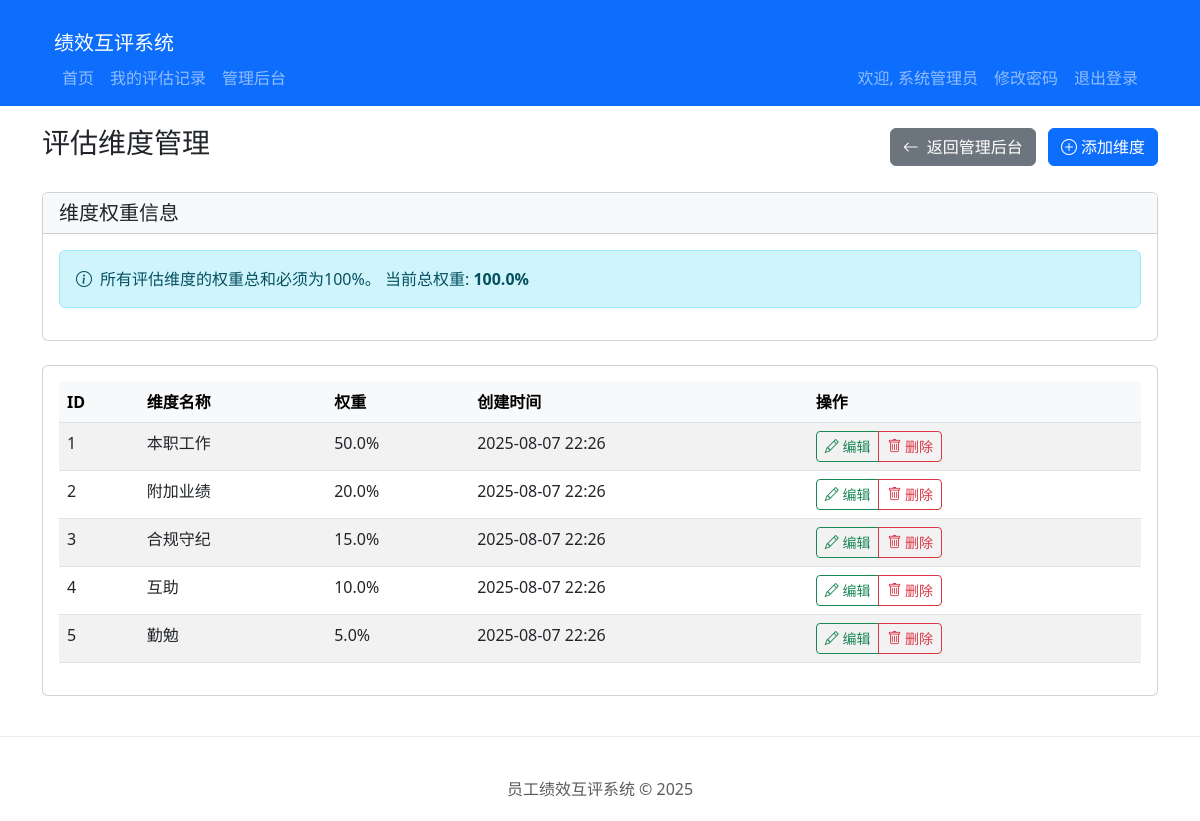
/admin/dimensions (signed in), run on the app's committed database.
### models.py (models this page shows, shortened)
class Employee(UserMixin, db.Model):
    __tablename__ = 'employees'
    id = db.Column(db.Integer, primary_key=True)
    employee_id = db.Column(db.String(20), unique=True, nullable=False)
    name = db.Column(db.String(100), nullable=False)
    position = db.Column(db.String(100), nullable=False)
    password_hash = db.Column(db.String(256), nullable=False)
    is_admin = db.Column(db.Boolean, default=False)
    is_frozen = db.Column(db.Boolean, default=False)
    role = db.Column(db.String(20), default='员工', nullable=False)
    position_coefficient = db.Column(db.Float, default=1.0, nullable=False)
    created_at = db.Column(db.DateTime, default=datetime.utcnow)
    updated_at = db.Column(db.DateTime, default=datetime.utcnow, onupdate=datetime.utcnow)

class EvaluationDimension(db.Model):
    __tablename__ = 'evaluation_dimensions'
    id = db.Column(db.Integer, primary_key=True)
    name = db.Column(db.String(100), nullable=False)
    status = db.Column(db.String(20), default='published', nullable=False)
    weight = db.Column(db.Float, nullable=False)
    created_at = db.Column(db.DateTime, default=datetime.utcnow)
    updated_at = db.Column(db.DateTime, default=datetime.utcnow, onupdate=datetime.utcnow)

### app.py (the view)
@app.route('/admin/dimensions')
@login_required
@readonly_admin_required
def admin_dimension_list():
    from models import EvaluationDimension
    from forms import DimensionForm
    dimensions = EvaluationDimension.query.all()
    total_weight = sum(d.weight for d in dimensions)
    return render_template('admin/dimension_list.html', dimensions=dimensions, total_weight=total_weight)

### app.py (called while the page is built)
def readonly_admin_required(f):
    @wraps(f)
    def decorated_function(*args, **kwargs):
        if not current_user.is_authenticated:
            return redirect(url_for('login', next=request.url))
        if not (current_user.is_admin or current_user.role != '员工'):
            abort(403)
        if current_user.role != '员工' and request.method != 'GET':
            flash('您只能以只读模式访问管理后台', 'danger')
            return redirect(url_for('admin_dashboard'))
        return f(*args, **kwargs)
    return decorated_function

@app.template_filter('shanghai_time')
def shanghai_time_filter(dt, format='%Y-%m-%d %H:%M:%S'):
    if dt is None:
        return ""
    utc_dt = pytz.utc.localize(dt)
    shanghai_tz = pytz.timezone('Asia/Shanghai')
    return utc_dt.astimezone(shanghai_tz).strftime(format)

@login_manager.user_loader
def load_user(user_id):
    return Employee.query.get(int(user_id))

### templates/admin/dimension_list.html (shortened to what this page needs)
{% extends 'base.html' %}
{% block content %}
<div class="row">
    <div class="col-md-12">
        <div class="d-flex justify-content-between align-items-center mb-4">
    <h3>评估维度管理</h3>
    <div>
        <a href="{{ url_for('admin_dashboard') }}" class="btn btn-secondary me-2">
            <i class="bi bi-arrow-left me-1"></i> 返回管理后台
        </a>
        <a href="{{ url_for('admin_dimension_add') }}" class="btn btn-primary">
            <i class="bi bi-plus-circle me-1"></i>添加维度
        </a>
    </div>
</div>
        <div class="card mb-4">
            <div class="card-header bg-light">
                <h5 class="mb-0">维度权重信息</h5>
            </div>
            <div class="card-body">
                <div class="alert alert-info">
                    <i class="bi bi-info-circle me-2"></i>所有评估维度的权重总和必须为100%。
                    当前总权重: <strong>{{ total_weight*100 }}%</strong>
                </div>
            </div>
        </div>
        <div class="card">
            <div class="card-body">
                {% if dimensions %}
                <div class="table-responsive">
                    <table class="table table-striped table-hover">
                        <thead class="table-light">
                            <tr>
                                <th>ID</th>
                                <th>维度名称</th>
                                <th>权重</th>
                                <th>创建时间</th>
                                <th>操作</th>
                            </tr>
                        </thead>
                        <tbody>
                            {% for dimension in dimensions %}
                            <tr>
                                <td>{{ dimension.id }}</td>
                                <td>{{ dimension.name }}</td>
                                <td>{{ dimension.weight*100 }}%</td>
                                <td>{{ dimension.created_at|shanghai_time('%Y-%m-%d %H:%M') }}</td>
                                <td>
                                    <div class="btn-group" role="group">
                                        <a href="{{ url_for('admin_dimension_edit', id=dimension.id) }}" class="btn btn-sm btn-outline-success">
                                            <i class="bi bi-pencil"></i> 编辑
                                        </a>
                                        <button type="button" class="btn btn-sm btn-outline-danger" data-bs-toggle="modal" data-bs-target="#deleteModal{{ dimension.id }}">
                                            <i class="bi bi-trash"></i> 删除
                                        </button>
                                    </div>
                                </td>
                            </tr>
                            {% endfor %}
                        </tbody>
                    </table>
                </div>
                {% else %}
                <div class="alert alert-info">
                    <i class="bi bi-info-circle me-2"></i>暂无评估维度信息，请点击上方"添加维度"按钮添加。
                </div>
                {% endif %}
            </div>
        </div>
    </div>
</div>
{% endblock %}
{% block extra_css %}
<link rel="stylesheet" href="https://cdn.jsdelivr.net/npm/bootstrap-icons@1.10.5/font/bootstrap-icons.css">
{% endblock %}

### templates/base.html (shortened to what this page needs)
<!DOCTYPE html>
<html lang="zh-CN">
<head>
    <link href="{{ url_for('static', filename='css/bootstrap.min.css') }}" rel="stylesheet">
    {% block extra_css %}{% endblock %}
</head>
<body>
    <nav class="navbar navbar-expand-lg navbar-dark bg-primary">
    <div class="container">
    <div class="container-fluid">
        <a class="navbar-brand" href="{{ url_for('index') }}">绩效互评系统</a>
        <div class="collapse navbar-collapse" id="navbarNav">
        {% if current_user.is_authenticated %}
        <ul class="navbar-nav me-auto">
            <li class="nav-item">
                <a class="nav-link" href="{{ url_for('index') }}">首页</a>
            </li>
            <li class="nav-item">
                <a class="nav-link" href="{{ url_for('my_evaluations') }}">我的评估记录</a>
            </li>
            {% if current_user.employee_id == '10000' %}
            <li class="nav-item">
                <a class="nav-link" href="{{ url_for('admin_dashboard') }}">管理后台</a>
            </li>
            {% endif %}
        </ul>
        <ul class="navbar-nav">
            <li class="nav-item">
                <span class="nav-link">欢迎, {{ current_user.name }}</span>
            </li>
            <li class="nav-item">
                  <a href="{{ url_for('change_password') }}" class="nav-link">修改密码</a>
              </li>
              <li class="nav-item">
                  <a href="{{ url_for('logout') }}" class="nav-link">退出登录</a>
              </li>
        </ul>
        {% else %}
        <ul class="navbar-nav ms-auto">
            <li class="nav-item">
                <a class="nav-link" href="{{ url_for('login') }}">登录</a>
            </li>
        </ul>
        {% endif %}
        </div>
    </nav>
    <div class="container">
        {% block content %}{% endblock %}
    </div>
    <footer class="footer">
        <div class="container">
            <span class="text-muted">员工绩效互评系统 &copy; 2025</span>
        </div>
    </footer>
</body>
</html>

### templates/base.html (style rules this page uses)
.container { margin-top: 20px; }
.footer { margin-top: 40px; padding: 20px; text-align: center; border-top: 1px solid #e9ecef; }

### data on the page
Employee: name "系统管理员"
EvaluationDimension: id "1", name "本职工作", dimension.weight*100 "50.0", created_at|shanghai_time "2025-08-07 22:26"
EvaluationDimension: id "2", name "附加业绩", dimension.weight*100 "20.0", created_at|shanghai_time "2025-08-07 22:26"
EvaluationDimension: id "3", name "合规守纪", dimension.weight*100 "15.0", created_at|shanghai_time "2025-08-07 22:26"
EvaluationDimension: id "4", name "互助", dimension.weight*100 "10.0", created_at|shanghai_time "2025-08-07 22:26"
EvaluationDimension: id "5", name "勤勉", dimension.weight*100 "5.0", created_at|shanghai_time "2025-08-07 22:26"

### other printed values
{{ total_weight*100 }} "100.0"
